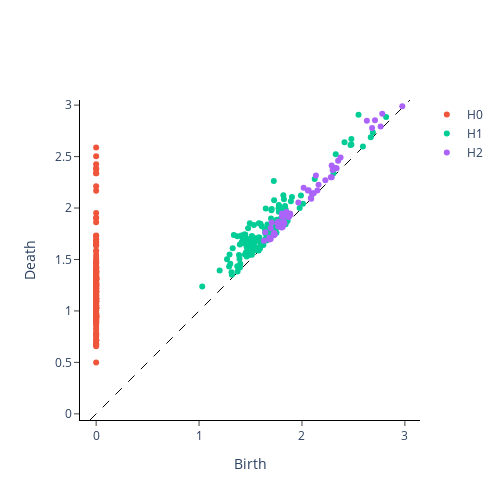

Source (notebook cell):
### Code cell
OLR = pd.Series(df2["OLR"])
x = OLR.index
y = [OLR[i] for i in x]

delay, dim = gtda.time_series.takens_embedding_optimal_parameters(y, 200, 10)
embedding = SingleTakensEmbedding(parameters_type="fixed", time_delay=delay, dimension=dim, stride=2)

y_embedded = embedding.fit_transform(y)
y_periodic_embedded = y_embedded[None, :, :]
homology_dimensions = [0, 1, 2]

OLR_persistence = VietorisRipsPersistence(homology_dimensions=homology_dimensions, n_jobs=1)

print("Diagrama de persistencia para encaje de Tekkens (OLR)")
OLR_PD = OLR_persistence.fit_transform_plot(y_periodic_embedded)
